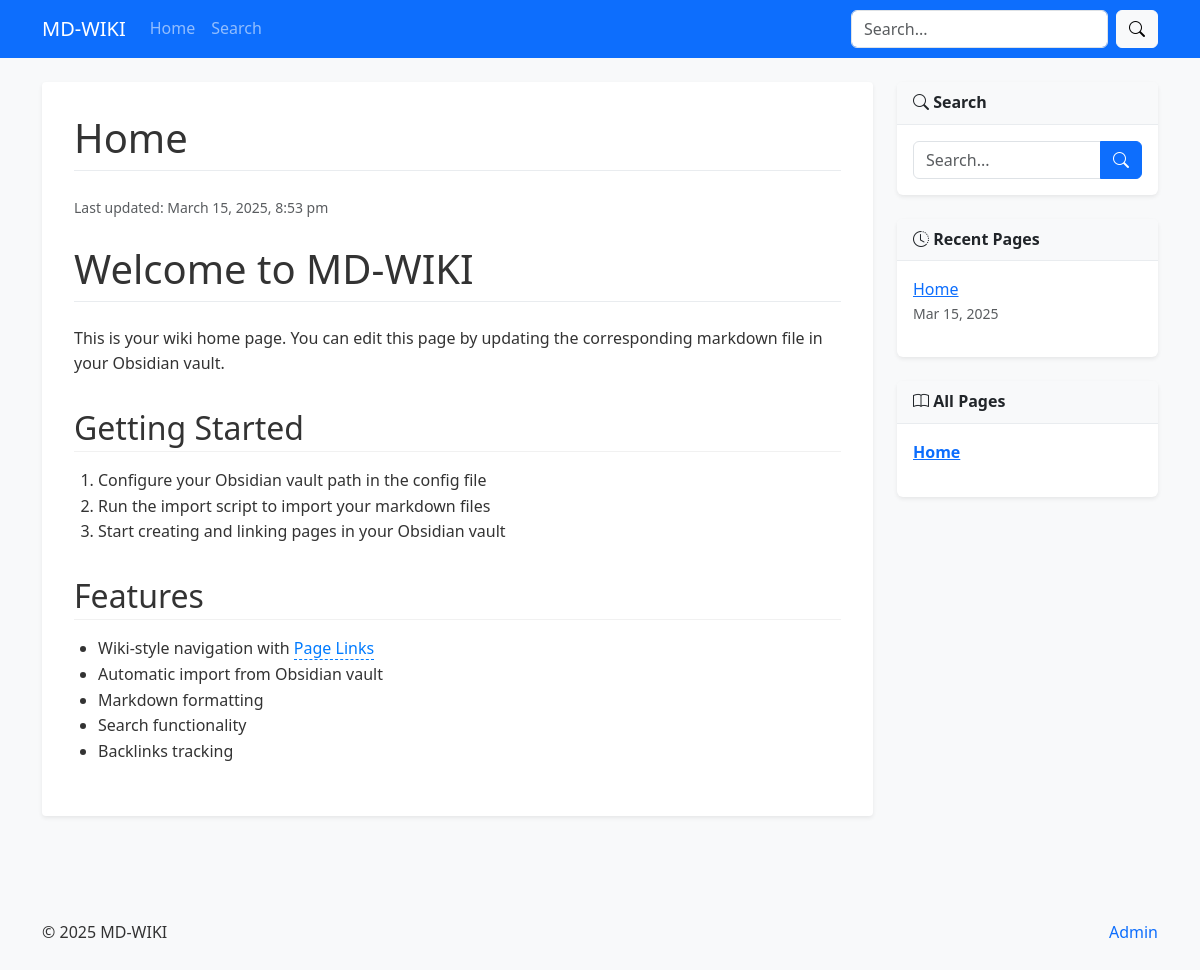
/page.php?slug=home, run on the app's committed database.
### tables this page shows
CREATE TABLE pages (
    id INT AUTO_INCREMENT PRIMARY KEY,
    title VARCHAR(255) NOT NULL,
    slug VARCHAR(255) NOT NULL UNIQUE,
    content_md TEXT NOT NULL,
    content_html TEXT NOT NULL,
    created_at DATETIME NOT NULL,
    updated_at DATETIME NOT NULL,
    file_path VARCHAR(255) NULL,
    file_modified BIGINT NULL,
    INDEX idx_title (title),
    INDEX idx_slug (slug),
    FULLTEXT INDEX ft_content (title, content_md)
);

### includes/database.php (called while the page is built, shortened)
<?php
function getDbConnection() {
    static $pdo;
    if (!$pdo) {
        try {
            $dsn = "mysql:host=" . DB_HOST . ";dbname=" . DB_NAME . ";charset=" . DB_CHARSET;
            $options = [
                PDO::ATTR_ERRMODE => PDO::ERRMODE_EXCEPTION,
                PDO::ATTR_DEFAULT_FETCH_MODE => PDO::FETCH_ASSOC,
                PDO::ATTR_EMULATE_PREPARES => false,
            ];
            $pdo = new PDO($dsn, DB_USER, DB_PASS, $options);
        } catch (PDOException $e) {
            if (DEBUG_MODE) {
                die("Database connection failed: " . $e->getMessage());
            } else {
                die("Database connection failed. Please try again later.");
            }
        }
    }
    return $pdo;
}
function dbQuery($sql, $params = []) {
    try {
        $pdo = getDbConnection();
        $stmt = $pdo->prepare($sql);
        $stmt->execute($params);
        return $stmt->fetchAll();
    } catch (PDOException $e) {
        if (DEBUG_MODE) {
            die("Query failed: " . $e->getMessage());
        } else {
            die("Database error. Please try again later.");
        }
    }
}
function dbQuerySingle($sql, $params = []) {
    try {
        $pdo = getDbConnection();
        $stmt = $pdo->prepare($sql);
        $stmt->execute($params);
        $result = $stmt->fetch();
        return $result !== false ? $result : null;
    } catch (PDOException $e) {
        if (DEBUG_MODE) {
            die("Query failed: " . $e->getMessage());
        } else {
            die("Database error. Please try again later.");
        }
    }
}

### includes/functions.php (called while the page is built, shortened)
<?php
require_once __DIR__ . '/database.php';
function h($str) {
    return htmlspecialchars($str, ENT_QUOTES, 'UTF-8');
}
function getPageBySlug($slug) {
    return dbQuerySingle("SELECT * FROM pages WHERE slug = ?", [$slug]);
}
function getAllPages() {
    return dbQuery("SELECT id, title, slug FROM pages ORDER BY title");
}
function getRecentPages($limit = 5) {
    return dbQuery(
        "SELECT id, title, slug, updated_at
         FROM pages
         ORDER BY updated_at DESC
         LIMIT ?",
        [$limit]
    );
}
function formatDatetime($datetime, $format = 'F j, Y, g:i a') {
    return date($format, strtotime($datetime));
}

### page.php (the view, shortened to what this page needs)
<?php
require_once __DIR__ . '/includes/database.php';
require_once __DIR__ . '/includes/functions.php';
$slug = isset($_GET['slug']) ? $_GET['slug'] : '';
$page = getPageBySlug($slug);
$recentPages = getRecentPages(5);
$allPages = getAllPages();
include __DIR__ . '/includes/header.php';
?>
<div class="container mt-4">
    <div class="row">
        <div class="col-md-9">
            <article class="wiki-content">
                <h1><?= h($page['title']) ?></h1>
                <div class="text-muted mb-4">
                    <small>
                        Last updated: <?= formatDatetime($page['updated_at']) ?>
                    </small>
                </div>
                <div class="content">
                    <?= $page['content_html'] ?>
                </div>
            </article>
        </div>
        <div class="col-md-3">
            <div class="card mb-4">
                <div class="card-header">
                    <i class="bi bi-search"></i> Search
                </div>
                <div class="card-body">
                    <form action="search.php" method="get">
                        <div class="input-group">
                            <input type="text" class="form-control" name="q" placeholder="Search...">
                            <button class="btn btn-primary" type="submit">
                                <i class="bi bi-search"></i>
                            </button>
                        </div>
                    </form>
                </div>
            </div>
            <div class="card mb-4">
                <div class="card-header">
                    <i class="bi bi-clock-history"></i> Recent Pages
                </div>
                <div class="card-body">
                    <ul class="list-unstyled">
                        <?php foreach ($recentPages as $recentPage): ?>
                            <li class="mb-2">
                                <a href="page.php?slug=<?= h($recentPage['slug']) ?>">
                                    <?= h($recentPage['title']) ?>
                                </a>
                                <small class="text-muted d-block">
                                    <?= formatDatetime($recentPage['updated_at'], 'M j, Y') ?>
                                </small>
                            </li>
                        <?php endforeach; ?>
                    </ul>
                </div>
            </div>
            <div class="card">
                <div class="card-header">
                    <i class="bi bi-book"></i> All Pages
                </div>
                <div class="card-body">
                    <div class="all-pages-list" style="max-height: 300px; overflow-y: auto;">
                        <ul class="list-unstyled">
                            <?php foreach ($allPages as $navPage): ?>
                                <li class="mb-1 <?= $navPage['slug'] === $slug ? 'fw-bold' : '' ?>">
                                    <a href="page.php?slug=<?= h($navPage['slug']) ?>">
                                        <?= h($navPage['title']) ?>
                                    </a>
                                </li>
                            <?php endforeach; ?>
                        </ul>
                    </div>
                </div>
            </div>
        </div>
    </div>
</div>
<?php
include __DIR__ . '/includes/footer.php';
?>

### includes/header.php (shortened to what this page needs)
<!DOCTYPE html>
<html lang="en">
<head>
    <link href="https://cdn.jsdelivr.net/npm/bootstrap@5.3.0/dist/css/bootstrap.min.css" rel="stylesheet">
    <link href="https://cdn.jsdelivr.net/npm/bootstrap-icons@1.10.0/font/bootstrap-icons.css" rel="stylesheet">
    <link href="<?= APP_URL ?>/assets/css/style.css" rel="stylesheet">
    <link href="https://cdn.jsdelivr.net/npm/prismjs@1.29.0/themes/prism.min.css" rel="stylesheet">
</head>
<body>
    <header>
        <nav class="navbar navbar-expand-lg navbar-dark bg-primary">
            <div class="container">
                <a class="navbar-brand" href="<?= APP_URL ?>/index.php"><?= APP_NAME ?></a>
                <div class="collapse navbar-collapse" id="navbarNav">
                    <ul class="navbar-nav me-auto">
                        <li class="nav-item">
                            <a class="nav-link" href="<?= APP_URL ?>/index.php">Home</a>
                        </li>
                        <li class="nav-item">
                            <a class="nav-link" href="<?= APP_URL ?>/search.php">Search</a>
                        </li>
                    </ul>
                    <form class="d-flex" action="<?= APP_URL ?>/search.php" method="get">
                        <input class="form-control me-2" type="search" name="q" placeholder="Search..." aria-label="Search">
                        <button class="btn btn-light" type="submit">
                            <i class="bi bi-search"></i>
                        </button>
                    </form>
                </div>
            </div>
        </nav>
    </header>
    <main>

### includes/footer.php (shortened to what this page needs)
</main>
    <footer class="bg-light py-4 mt-5">
        <div class="container">
            <div class="row">
                <div class="col-md-6">
                    <p class="mb-0">&copy; <?= date('Y') ?> <?= APP_NAME ?></p>
                </div>
                <div class="col-md-6 text-md-end">
                    <a href="<?= APP_URL ?>/admin/index.php" class="text-decoration-none">Admin</a>
                </div>
            </div>
        </div>
    </footer>
</body>
</html>

### assets/css/style.css (style rules this page uses)
body { font-family: 'Segoe UI', Tahoma, Geneva, Verdana, sans-serif; line-height: 1.6; color: #333; background-color: #f8f9fa; }
main { min-height: calc(100vh - 200px); }
.wiki-content { background-color: #fff; padding: 2rem; border-radius: 0.25rem; box-shadow: 0 0.125rem 0.25rem rgba(0, 0, 0, 0.075); margin-bottom: 2rem; }
.wiki-content h1 { margin-bottom: 1.5rem; padding-bottom: 0.5rem; border-bottom: 1px solid #e9ecef; }
.wiki-content h2 { margin-top: 2rem; margin-bottom: 1rem; padding-bottom: 0.25rem; border-bottom: 1px solid #f1f1f1; }
.wiki-content p { margin-bottom: 1.25rem; }
.wiki-content ul, .wiki-content ol { margin-bottom: 1.25rem; padding-left: 1.5rem; }
.wiki-link { color: #007bff; text-decoration: none; border-bottom: 1px dashed #007bff; }
.card { margin-bottom: 1.5rem; border: none; box-shadow: 0 0.125rem 0.25rem rgba(0, 0, 0, 0.075); }
.card-header { background-color: #f8f9fa; border-bottom: 1px solid #e9ecef; font-weight: 600; }
.all-pages-list { scrollbar-width: thin; }

### data on the page
pages: title "Home", updated_at "March 15, 2025, 8:53 pm", content_html "Welcome to MD-WIKI This is your wiki home page. You can edit this page by updating the corresponding markdown file in your Obsidian vault. Getting Started Configure your Obsidian vault path in the config file Run the import script to import your markdown files Start creating and linking pages in your Obsidian vault Features Wiki-style navigation with Page Links Automatic import from Obsidian vault Markdown formatting Search functionality Backlinks tracking", updated_at "Mar 15, 2025"

### other printed values
APP_NAME "MD-WIKI"
